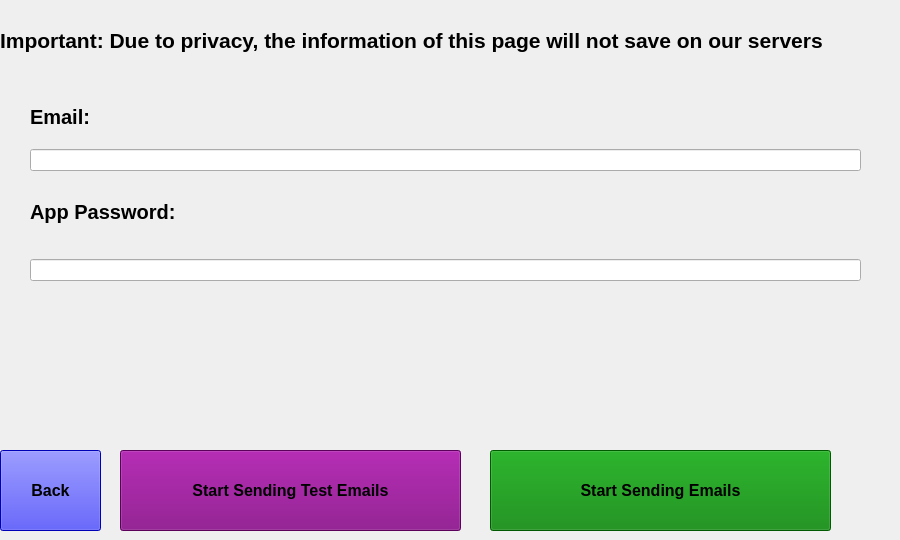
          <widget class="QWidget" name="page_email_info">
           <widget class="QPushButton" name="btn_send_email">
            <property name="geometry">
             <rect>
              <x>490</x>
              <y>450</y>
              <width>341</width>
              <height>81</height>
             </rect>
            </property>
            <property name="font">
             <font>
              <pointsize>12</pointsize>
              <bold>true</bold>
             </font>
            </property>
            <property name="styleSheet">
             <string notr="true">background-color:green</string>
            </property>
            <property name="text">
             <string>Start Sending Emails</string>
            </property>
           </widget>
           <widget class="QLabel" name="label_31">
            <property name="geometry">
             <rect>
              <x>0</x>
              <y>10</y>
              <width>891</width>
              <height>61</height>
             </rect>
            </property>
            <property name="font">
             <font>
              <pointsize>16</pointsize>
              <bold>true</bold>
             </font>
            </property>
            <property name="text">
             <string>Important: Due to privacy, the information of this page will not save on our servers</string>
            </property>
           </widget>
           <widget class="QPushButton" name="btn_email_info_back">
            <property name="geometry">
             <rect>
              <x>0</x>
              <y>450</y>
              <width>101</width>
              <height>81</height>
             </rect>
            </property>
            <property name="font">
             <font>
              <pointsize>12</pointsize>
              <bold>true</bold>
             </font>
            </property>
            <property name="styleSheet">
             <string notr="true">background-color:blue</string>
            </property>
            <property name="text">
             <string>Back</string>
            </property>
           </widget>
           <widget class="QPushButton" name="btn_send_test">
            <property name="geometry">
             <rect>
              <x>120</x>
              <y>450</y>
              <width>341</width>
              <height>81</height>
             </rect>
            </property>
            <property name="font">
             <font>
              <pointsize>12</pointsize>
              <bold>true</bold>
             </font>
            </property>
            <property name="styleSheet">
             <string notr="true">background-color:purple
</string>
            </property>
            <property name="text">
             <string>Start Sending Test Emails</string>
            </property>
           </widget>
           <widget class="QWidget" name="layoutWidget">
            <property name="geometry">
             <rect>
              <x>30</x>
              <y>170</y>
              <width>831</width>
              <height>111</height>
             </rect>
            </property>
            <layout class="QVBoxLayout" name="verticalLayout_13">
             <item>
              <widget class="QLabel" name="label_40">
               <property name="font">
                <font>
                 <pointsize>15</pointsize>
                 <bold>true</bold>
                </font>
               </property>
               <property name="text">
                <string>App Password:</string>
               </property>
              </widget>
             </item>
             <item>
              <widget class="QLineEdit" name="txt_password"/>
             </item>
            </layout>
           </widget>
           <widget class="QWidget" name="layoutWidget">
            <property name="geometry">
             <rect>
              <x>30</x>
              <y>90</y>
              <width>831</width>
              <height>81</height>
             </rect>
            </property>
            <layout class="QVBoxLayout" name="verticalLayout_14">
             <item>
              <widget class="QLabel" name="label_35">
               <property name="font">
                <font>
                 <pointsize>15</pointsize>
                 <bold>true</bold>
                </font>
               </property>
               <property name="text">
                <string>Email:</string>
               </property>
              </widget>
             </item>
             <item>
              <widget class="QLineEdit" name="txt_email"/>
             </item>
            </layout>
           </widget>
          </widget>
